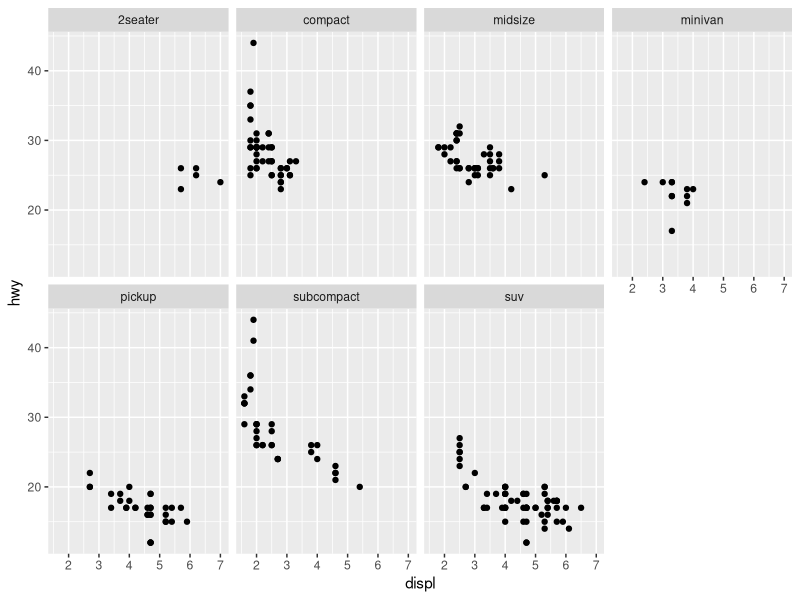
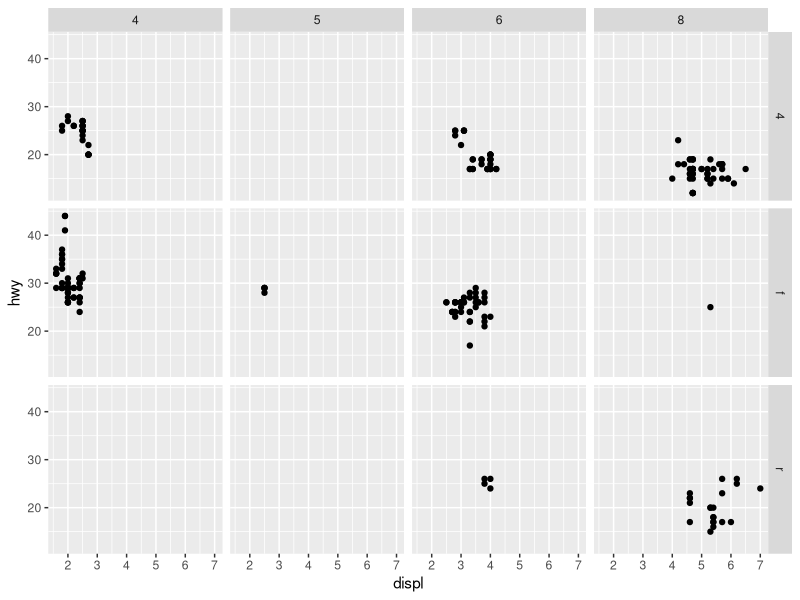
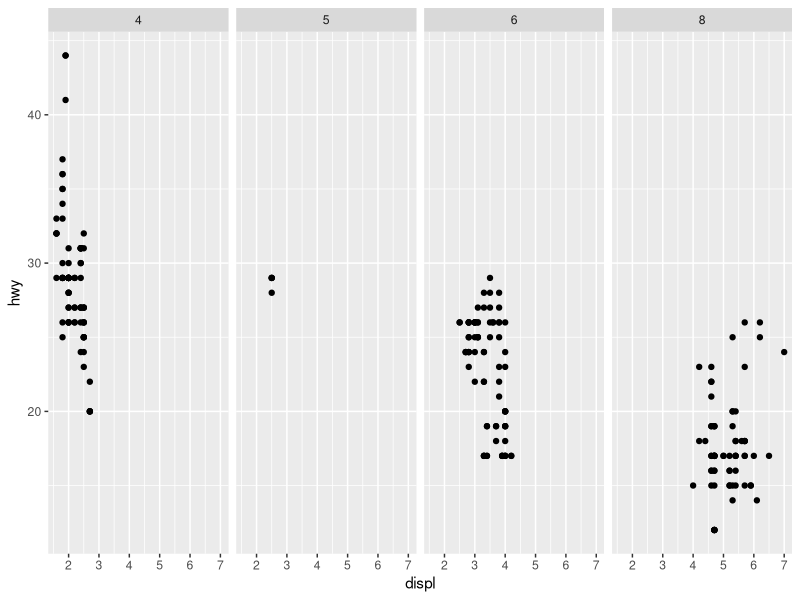
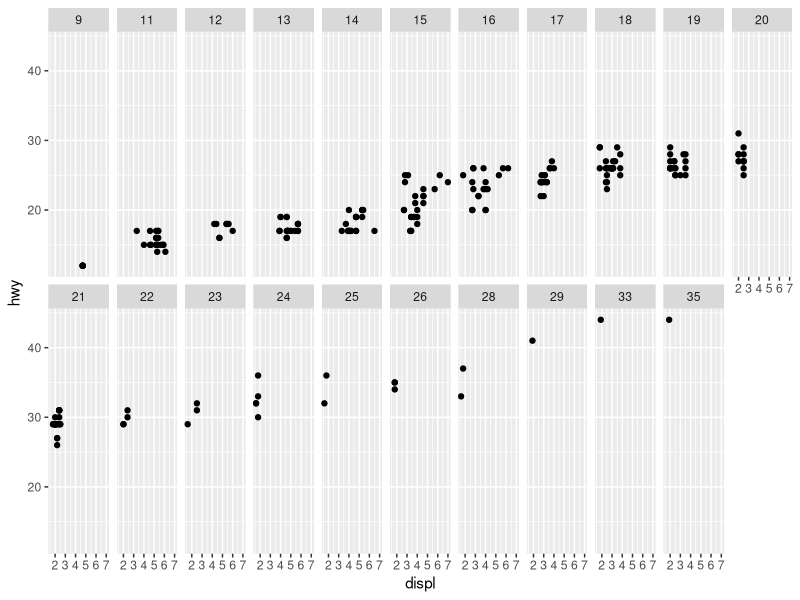

R code for these plots, in order:

# Los facets de ggplot - 16 de enero de 2020

library(tidyverse)
#tidyverse 1.3.0 --
#<U+2713> ggplot2 3.2.1     <U+2713> purrr   0.3.3
#<U+2713> tibble  2.1.3     <U+2713> dplyr   0.8.3
#<U+2713> tidyr   1.0.0     <U+2713> stringr 1.4.0
#<U+2713> readr   1.3.1     <U+2713> forcats 0.4.0


##FACETS
# facet_wrap(~<FORMULA_VARIABLE>): La variable debe ser discreta

# esto es solo para una sola variable (en el ejemplo la variable "class")
ggplot(data = mpg) +
  geom_point(mapping = aes(x = displ, y = hwy)) +
  facet_wrap(~class, nrow = 2)

# para dos variables
# facet_grid(<FORMULA_VARIABLE1>~<FORMULA VARIABLE2>)

  ggplot(data = mpg) +
    geom_point(mapping = aes(x = displ, y = hwy)) +
    facet_grid(drv~cyl)

#facet automatico 
  ggplot(data = mpg) +
    geom_point(mapping = aes(x = displ, y = hwy)) +
    facet_grid(.~cyl)

#ejemplo de facet con variable continua
  ggplot(data = mpg) +
    geom_point(mapping = aes(x = displ, y = hwy)) +
    facet_wrap(~cty, nrow = 2)
#no recomendable
  
  